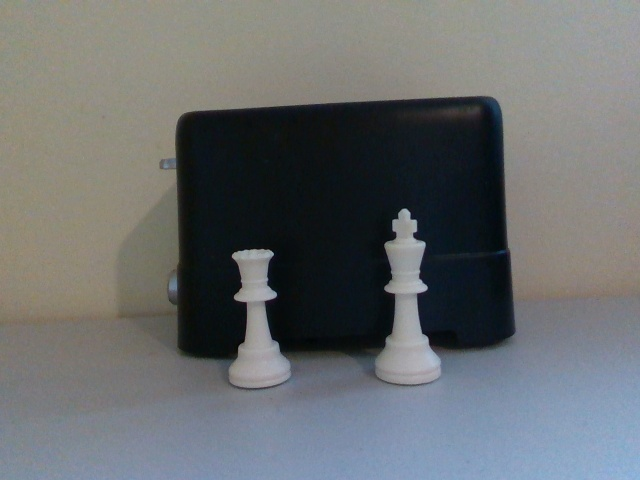
#> input picture my_image_1.jpg, 640 x 480 px
$ jupyter execute image_stitching.ipynb
#> lines starting #> are read from the running program, lines starting #| are printed output that depends on the picture
[cell 1]
import cv2
import numpy as np
import math
import os
import random
from sklearn.metrics import mean_squared_error
from sklearn import linear_model
from PIL import Image
import matplotlib.image as mpimg
import matplotlib.pyplot as plt

[cell 2]
path1 = '../my_image_1.jpg'
path2 = '../my_image_2.jpg'
image1 = cv2.imread(path1)
#> image1 is the input picture: shape (480, 640, 3); mean B, G, R 110.1, 108.9, 105.8
image2 = cv2.imread(path2)
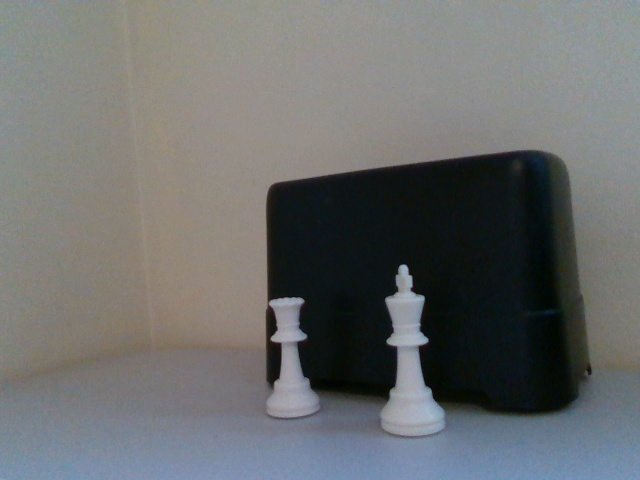
#> input picture my_image_2.jpg, 640 x 480 px
#> image2 is the input picture: shape (480, 640, 3); mean B, G, R 109, 109.3, 107.4

# [9 lines of commented-out code are left out]
orb = cv2.ORB_create()
# find the keypoints and descriptors with ORB
kp1, des1 = orb.detectAndCompute(image1,None)
#> kp1 = 475 keypoints; strongest (x, y, size): (423, 287, 53.6), (423, 286, 64.3), (273, 294, 53.6), (426, 288, 31)
kp2, des2 = orb.detectAndCompute(image2,None)
#> kp2 = 377 keypoints; strongest (x, y, size): (403, 265, 44.6), (402, 265, 64.3), (401, 266, 53.6), (403, 266, 77.1)

images = np.hstack((image1, image2))
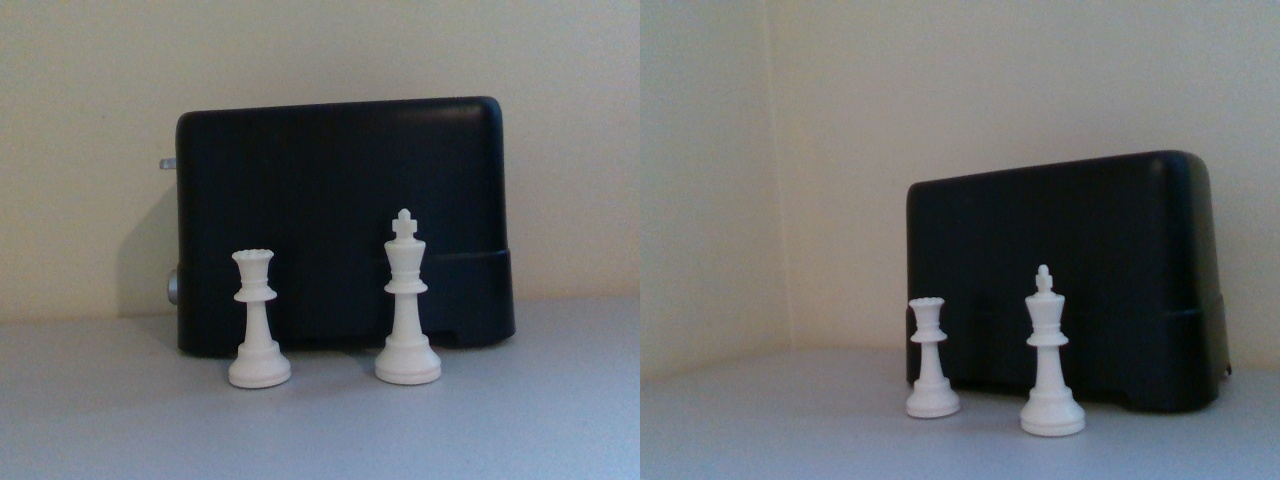
#> images: shape (480, 1280, 3); mean B, G, R 109.6, 109.1, 106.6


plt.imshow(images)
plt.show()

[cell 3]
bf = cv2.BFMatcher(cv2.NORM_HAMMING, crossCheck=True)
# Match descriptors.
matches = bf.match(des1,des2)
#> matches = 151 matches
# Sort them in the order of their distance.
matches = sorted(matches, key = lambda x:x.distance)
print(len(matches))
#| 151
# Draw first 10 matches.
img3 = cv2.drawMatches(image1,kp1,image2,kp2,matches[:10],None,flags=cv2.DrawMatchesFlags_NOT_DRAW_SINGLE_POINTS)
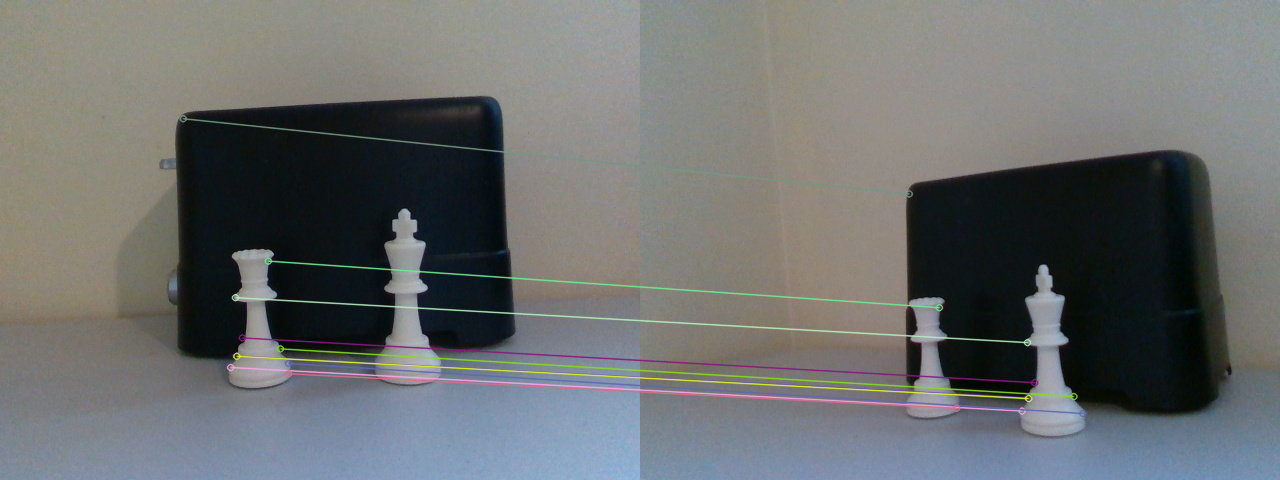
#> img3: shape (480, 1280, 3); mean B, G, R 110, 110, 107.5
plt.imshow(img3),plt.show()
